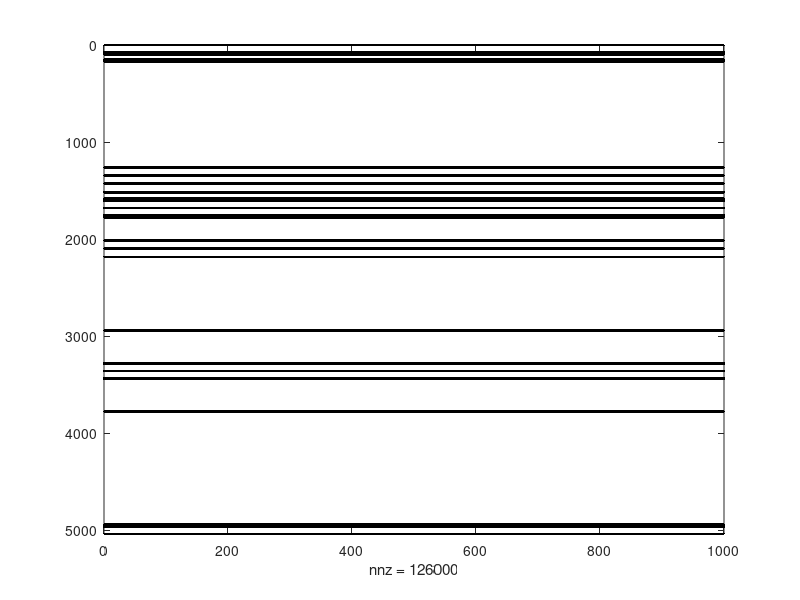

The MATLAB script that drew this image:
clear
load result_14.txt;
A = zeros(5040,1);
for i = 1:size(result_14,1)
    A(result_14(i,1),1)=1;
end
B = zeros(5040,1000);
for i= 1:1000
    B(:,i) = A(:,1);
end
spy(B,'k')
%颜色是cmgk